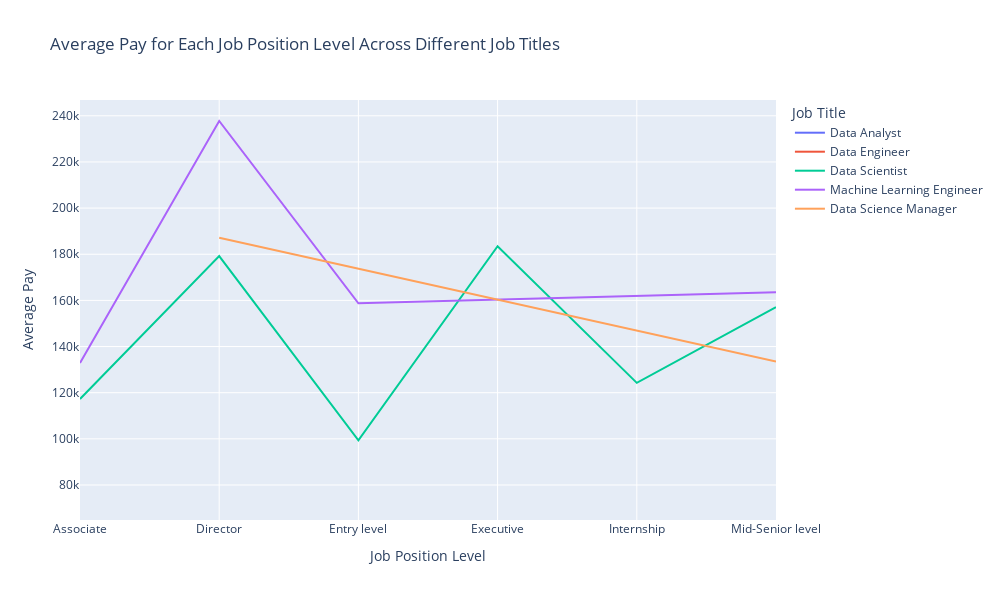

Notebook code for this chart:
### Code cell
# Average pay for each 'Job Position Level' across different job titles

average_pay_per_position_level = Job_postings.groupby(['Job Position Level', 'Job Title'])['Average Pay'].mean().reset_index()

fig = px.line(
    average_pay_per_position_level,
    x='Job Position Level',
    y='Average Pay',
    color='Job Title',
    title='Average Pay for Each Job Position Level Across Different Job Titles',
    labels={'Job Position Level': 'Job Position Level', 'Job Title': 'Job Title', 'Average Pay': 'Average Pay'}
)

fig.update_layout(
    xaxis_title='Job Position Level',
    yaxis_title='Average Pay',
    width=1000,
    height=600
)

fig.show()

### Figure 1 — Plotly figure (JSON) as saved in the notebook; plotly's stock layout.template omitted (floating-point values rounded to 4 significant figures)
{"data": [{"hovertemplate": "Job Title=Data Analyst<br>Job Position Level=%{x}<br>Average Pay=%{y}<extra></extra>", "legendgroup": "Data Analyst", "line": {"color": "#636efa", "dash": "solid"}, "marker": {"symbol": "circle"}, "mode": "lines", "name": "Data Analyst", "orientation": "v", "showlegend": true, "type": "scatter", "x": ["Associate", "Director", "Entry level", "Executive", "Internship", "Mid-Senior level"], "xaxis": "x", "y": [77710.0, null, 73925, null, null, 98250], "yaxis": "y"}, {"hovertemplate": "Job Title=Data Engineer<br>Job Position Level=%{x}<br>Average Pay=%{y}<extra></extra>", "legendgroup": "Data Engineer", "line": {"color": "#EF553B", "dash": "solid"}, "marker": {"symbol": "circle"}, "mode": "lines", "name": "Data Engineer", "orientation": "v", "showlegend": true, "type": "scatter", "x": ["Associate", "Director", "Entry level", "Executive", "Internship", "Mid-Senior level"], "xaxis": "x", "y": [128600, null, 100800.0, null, null, 138600.0], "yaxis": "y"}, {"hovertemplate": "Job Title=Data Scientist<br>Job Position Level=%{x}<br>Average Pay=%{y}<extra></extra>", "legendgroup": "Data Scientist", "line": {"color": "#00cc96", "dash": "solid"}, "marker": {"symbol": "circle"}, "mode": "lines", "name": "Data Scientist", "orientation": "v", "showlegend": true, "type": "scatter", "x": ["Associate", "Director", "Entry level", "Executive", "Internship", "Mid-Senior level"], "xaxis": "x", "y": [117300.0, 179200, 99330.0, 183500, 124250, 157100.0], "yaxis": "y"}, {"hovertemplate": "Job Title=Machine Learning Engineer<br>Job Position Level=%{x}<br>Average Pay=%{y}<extra></extra>", "legendgroup": "Machine Learning Engineer", "line": {"color": "#ab63fa", "dash": "solid"}, "marker": {"symbol": "circle"}, "mode": "lines", "name": "Machine Learning Engineer", "orientation": "v", "showlegend": true, "type": "scatter", "x": ["Associate", "Director", "Entry level", "Mid-Senior level"], "xaxis": "x", "y": [132875, 237750, 158750, 163580], "yaxis": "y"}, {"hovertemplate": "Job Title=Data Science Manager<br>Job Position Level=%{x}<br>Average Pay=%{y}<extra></extra>", "legendgroup": "Data Science Manager", "line": {"color": "#FFA15A", "dash": "solid"}, "marker": {"symbol": "circle"}, "mode": "lines", "name": "Data Science Manager", "orientation": "v", "showlegend": true, "type": "scatter", "x": ["Director", "Mid-Senior level"], "xaxis": "x", "y": [187200.0, 133500], "yaxis": "y"}], "layout": {"height": 600, "legend": {"title": {"text": "Job Title"}, "tracegroupgap": 0}, "title": {"text": "Average Pay for Each Job Position Level Across Different Job Titles"}, "width": 1000, "xaxis": {"anchor": "y", "domain": [0, 1], "title": {"text": "Job Position Level"}}, "yaxis": {"anchor": "x", "domain": [0, 1], "title": {"text": "Average Pay"}}}}
